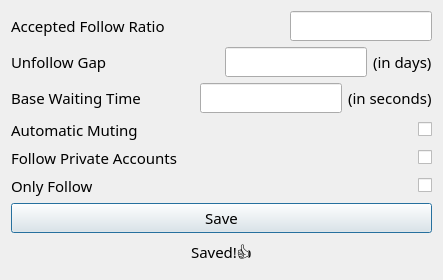
<?xml version="1.0" encoding="UTF-8"?>
<ui version="4.0">
 <class>Preferences</class>
 <widget class="QDialog" name="Preferences">
  <property name="geometry">
   <rect>
    <x>0</x>
    <y>0</y>
    <width>443</width>
    <height>288</height>
   </rect>
  </property>
  <property name="sizePolicy">
   <sizepolicy hsizetype="Fixed" vsizetype="Fixed">
    <horstretch>0</horstretch>
    <verstretch>0</verstretch>
   </sizepolicy>
  </property>
  <property name="windowTitle">
   <string>Preferences</string>
  </property>
  <layout class="QVBoxLayout" name="verticalLayout_2">
   <property name="sizeConstraint">
    <enum>QLayout::SetFixedSize</enum>
   </property>
   <item>
    <layout class="QVBoxLayout" name="preferencesForm">
     <item>
      <layout class="QHBoxLayout" name="acceptedFollowRatio">
       <property name="sizeConstraint">
        <enum>QLayout::SetDefaultConstraint</enum>
       </property>
       <item>
        <widget class="QLabel" name="acceptedFollowRatioLabel">
         <property name="sizePolicy">
          <sizepolicy hsizetype="Preferred" vsizetype="Fixed">
           <horstretch>0</horstretch>
           <verstretch>0</verstretch>
          </sizepolicy>
         </property>
         <property name="font">
          <font>
           <family>Titillium Web</family>
           <pointsize>11</pointsize>
          </font>
         </property>
         <property name="text">
          <string>Accepted Follow Ratio</string>
         </property>
        </widget>
       </item>
       <item>
        <widget class="QLabel" name="acceptedFollowRatioInfo">
         <property name="sizePolicy">
          <sizepolicy hsizetype="Fixed" vsizetype="Fixed">
           <horstretch>2</horstretch>
           <verstretch>2</verstretch>
          </sizepolicy>
         </property>
         <property name="minimumSize">
          <size>
           <width>2</width>
           <height>2</height>
          </size>
         </property>
         <property name="maximumSize">
          <size>
           <width>15</width>
           <height>15</height>
          </size>
         </property>
         <property name="toolTip">
          <string>&lt;html&gt;&lt;head/&gt;&lt;body&gt;&lt;p&gt;Only follows/likes if n(following)/n(followers) is greater than the specified value!&lt;/p&gt;&lt;p&gt;(Greater this is, more likely they would follow back!)&lt;/p&gt;&lt;/body&gt;&lt;/html&gt;</string>
         </property>
         <property name="toolTipDuration">
          <number>-1</number>
         </property>
         <property name="text">
          <string/>
         </property>
         <property name="pixmap">
          <pixmap>C:/Users/Gayan/Downloads/info_FILL0_wght300_GRAD200_opsz24.png</pixmap>
         </property>
         <property name="scaledContents">
          <bool>true</bool>
         </property>
        </widget>
       </item>
       <item>
        <spacer name="acceptedFollowRatioSpacer">
         <property name="orientation">
          <enum>Qt::Horizontal</enum>
         </property>
         <property name="sizeHint" stdset="0">
          <size>
           <width>40</width>
           <height>20</height>
          </size>
         </property>
        </spacer>
       </item>
       <item>
        <widget class="QLineEdit" name="acceptedFollowRatioInput">
         <property name="font">
          <font>
           <family>Titillium Web</family>
           <pointsize>11</pointsize>
          </font>
         </property>
        </widget>
       </item>
      </layout>
     </item>
     <item>
      <layout class="QHBoxLayout" name="unfollowGap">
       <property name="sizeConstraint">
        <enum>QLayout::SetFixedSize</enum>
       </property>
       <item>
        <widget class="QLabel" name="unfollowGapLabel">
         <property name="sizePolicy">
          <sizepolicy hsizetype="Preferred" vsizetype="Fixed">
           <horstretch>0</horstretch>
           <verstretch>0</verstretch>
          </sizepolicy>
         </property>
         <property name="font">
          <font>
           <family>Titillium Web</family>
           <pointsize>11</pointsize>
          </font>
         </property>
         <property name="text">
          <string>Unfollow Gap</string>
         </property>
        </widget>
       </item>
       <item>
        <widget class="QLabel" name="unfollowGapInfo">
         <property name="sizePolicy">
          <sizepolicy hsizetype="Fixed" vsizetype="Fixed">
           <horstretch>2</horstretch>
           <verstretch>2</verstretch>
          </sizepolicy>
         </property>
         <property name="minimumSize">
          <size>
           <width>2</width>
           <height>2</height>
          </size>
         </property>
         <property name="maximumSize">
          <size>
           <width>15</width>
           <height>15</height>
          </size>
         </property>
         <property name="toolTip">
          <string>Time to wait before unfollowing a user if they don't follow you back!</string>
         </property>
         <property name="toolTipDuration">
          <number>-1</number>
         </property>
         <property name="text">
          <string/>
         </property>
         <property name="pixmap">
          <pixmap>C:/Users/Gayan/Downloads/info_FILL0_wght300_GRAD200_opsz24.png</pixmap>
         </property>
         <property name="scaledContents">
          <bool>true</bool>
         </property>
        </widget>
       </item>
       <item>
        <spacer name="unfollowGapSpacer_1">
         <property name="orientation">
          <enum>Qt::Horizontal</enum>
         </property>
         <property name="sizeHint" stdset="0">
          <size>
           <width>40</width>
           <height>20</height>
          </size>
         </property>
        </spacer>
       </item>
       <item>
        <widget class="QLineEdit" name="unfollowGapInput">
         <property name="minimumSize">
          <size>
           <width>0</width>
           <height>25</height>
          </size>
         </property>
         <property name="font">
          <font>
           <family>Titillium Web</family>
           <pointsize>11</pointsize>
          </font>
         </property>
         <property name="inputMethodHints">
          <set>Qt::ImhNone</set>
         </property>
         <property name="inputMask">
          <string/>
         </property>
         <property name="echoMode">
          <enum>QLineEdit::Normal</enum>
         </property>
         <property name="placeholderText">
          <string/>
         </property>
        </widget>
       </item>
       <item>
        <widget class="QLabel" name="unfollowGapUnit">
         <property name="font">
          <font>
           <family>Titillium Web</family>
           <pointsize>11</pointsize>
          </font>
         </property>
         <property name="text">
          <string>(in days)</string>
         </property>
        </widget>
       </item>
      </layout>
     </item>
     <item>
      <layout class="QHBoxLayout" name="baseWaitingTime">
       <property name="sizeConstraint">
        <enum>QLayout::SetFixedSize</enum>
       </property>
       <item>
        <widget class="QLabel" name="baseWaitingTimeLabel">
         <property name="sizePolicy">
          <sizepolicy hsizetype="Preferred" vsizetype="Fixed">
           <horstretch>0</horstretch>
           <verstretch>0</verstretch>
          </sizepolicy>
         </property>
         <property name="font">
          <font>
           <family>Titillium Web</family>
           <pointsize>11</pointsize>
          </font>
         </property>
         <property name="text">
          <string>Base Waiting Time</string>
         </property>
        </widget>
       </item>
       <item>
        <widget class="QLabel" name="baseWaitingTimeInfo">
         <property name="sizePolicy">
          <sizepolicy hsizetype="Fixed" vsizetype="Fixed">
           <horstretch>2</horstretch>
           <verstretch>2</verstretch>
          </sizepolicy>
         </property>
         <property name="minimumSize">
          <size>
           <width>2</width>
           <height>2</height>
          </size>
         </property>
         <property name="maximumSize">
          <size>
           <width>15</width>
           <height>15</height>
          </size>
         </property>
         <property name="toolTip">
          <string>&lt;html&gt;&lt;head/&gt;&lt;body&gt;&lt;p&gt;Approximate waiting time period till an element appears!&lt;/p&gt;&lt;p&gt;(find a sweet spot that suits your connection speed)&lt;/p&gt;&lt;/body&gt;&lt;/html&gt;</string>
         </property>
         <property name="toolTipDuration">
          <number>-1</number>
         </property>
         <property name="text">
          <string/>
         </property>
         <property name="pixmap">
          <pixmap>C:/Users/Gayan/Downloads/info_FILL0_wght300_GRAD200_opsz24.png</pixmap>
         </property>
         <property name="scaledContents">
          <bool>true</bool>
         </property>
        </widget>
       </item>
       <item>
        <spacer name="baseWaitingTimeSpacer">
         <property name="orientation">
          <enum>Qt::Horizontal</enum>
         </property>
         <property name="sizeHint" stdset="0">
          <size>
           <width>40</width>
           <height>20</height>
          </size>
         </property>
        </spacer>
       </item>
       <item>
        <widget class="QLineEdit" name="baseWaitingTimeInput">
         <property name="font">
          <font>
           <family>Titillium Web</family>
           <pointsize>11</pointsize>
          </font>
         </property>
        </widget>
       </item>
       <item>
        <widget class="QLabel" name="baseWaitingTimeUnit">
         <property name="font">
          <font>
           <family>Titillium Web</family>
           <pointsize>11</pointsize>
          </font>
         </property>
         <property name="text">
          <string>(in seconds)</string>
         </property>
        </widget>
       </item>
      </layout>
     </item>
     <item>
      <layout class="QHBoxLayout" name="automaticMuting">
       <property name="sizeConstraint">
        <enum>QLayout::SetFixedSize</enum>
       </property>
       <item>
        <widget class="QLabel" name="automaticMutingLabel">
         <property name="sizePolicy">
          <sizepolicy hsizetype="Preferred" vsizetype="Fixed">
           <horstretch>0</horstretch>
           <verstretch>0</verstretch>
          </sizepolicy>
         </property>
         <property name="font">
          <font>
           <family>Titillium Web</family>
           <pointsize>11</pointsize>
          </font>
         </property>
         <property name="text">
          <string>Automatic Muting</string>
         </property>
        </widget>
       </item>
       <item>
        <spacer name="automaticMutingSpacer">
         <property name="orientation">
          <enum>Qt::Horizontal</enum>
         </property>
         <property name="sizeHint" stdset="0">
          <size>
           <width>40</width>
           <height>20</height>
          </size>
         </property>
        </spacer>
       </item>
       <item>
        <widget class="QCheckBox" name="automaticMutingCheckbox">
         <property name="font">
          <font>
           <family>Titillium Web</family>
           <pointsize>11</pointsize>
          </font>
         </property>
         <property name="text">
          <string/>
         </property>
         <property name="checked">
          <bool>false</bool>
         </property>
        </widget>
       </item>
      </layout>
     </item>
     <item>
      <layout class="QHBoxLayout" name="followPrivateAccounts">
       <property name="sizeConstraint">
        <enum>QLayout::SetFixedSize</enum>
       </property>
       <item>
        <widget class="QLabel" name="followPrivateAccountsLabel">
         <property name="sizePolicy">
          <sizepolicy hsizetype="Preferred" vsizetype="Fixed">
           <horstretch>0</horstretch>
           <verstretch>0</verstretch>
          </sizepolicy>
         </property>
         <property name="font">
          <font>
           <family>Titillium Web</family>
           <pointsize>11</pointsize>
          </font>
         </property>
         <property name="text">
          <string>Follow Private Accounts</string>
         </property>
        </widget>
       </item>
       <item>
        <spacer name="followPrivateAccountsSpacer">
         <property name="orientation">
          <enum>Qt::Horizontal</enum>
         </property>
         <property name="sizeHint" stdset="0">
          <size>
           <width>40</width>
           <height>20</height>
          </size>
         </property>
        </spacer>
       </item>
       <item>
        <widget class="QCheckBox" name="followPrivateAccountsCheckbox">
         <property name="font">
          <font>
           <family>Titillium Web</family>
           <pointsize>11</pointsize>
          </font>
         </property>
         <property name="text">
          <string/>
         </property>
        </widget>
       </item>
      </layout>
     </item>
     <item>
      <layout class="QHBoxLayout" name="onlyFollow">
       <property name="sizeConstraint">
        <enum>QLayout::SetFixedSize</enum>
       </property>
       <item>
        <widget class="QLabel" name="onlyFollowLabel">
         <property name="sizePolicy">
          <sizepolicy hsizetype="Preferred" vsizetype="Fixed">
           <horstretch>0</horstretch>
           <verstretch>0</verstretch>
          </sizepolicy>
         </property>
         <property name="font">
          <font>
           <family>Titillium Web</family>
           <pointsize>11</pointsize>
          </font>
         </property>
         <property name="text">
          <string>Only Follow</string>
         </property>
        </widget>
       </item>
       <item>
        <spacer name="onlyFollowSpacer">
         <property name="orientation">
          <enum>Qt::Horizontal</enum>
         </property>
         <property name="sizeHint" stdset="0">
          <size>
           <width>40</width>
           <height>20</height>
          </size>
         </property>
        </spacer>
       </item>
       <item>
        <widget class="QCheckBox" name="onlyFollowCheckbox">
         <property name="font">
          <font>
           <family>Titillium Web</family>
           <pointsize>11</pointsize>
          </font>
         </property>
         <property name="text">
          <string/>
         </property>
        </widget>
       </item>
      </layout>
     </item>
    </layout>
   </item>
   <item>
    <widget class="QPushButton" name="saveBtn">
     <property name="minimumSize">
      <size>
       <width>0</width>
       <height>30</height>
      </size>
     </property>
     <property name="font">
      <font>
       <family>Titillium Web</family>
       <pointsize>11</pointsize>
      </font>
     </property>
     <property name="text">
      <string>Save</string>
     </property>
    </widget>
   </item>
   <item>
    <widget class="QLabel" name="savedMessageLabel">
     <property name="sizePolicy">
      <sizepolicy hsizetype="Preferred" vsizetype="Fixed">
       <horstretch>0</horstretch>
       <verstretch>0</verstretch>
      </sizepolicy>
     </property>
     <property name="minimumSize">
      <size>
       <width>0</width>
       <height>30</height>
      </size>
     </property>
     <property name="maximumSize">
      <size>
       <width>16777215</width>
       <height>30</height>
      </size>
     </property>
     <property name="font">
      <font>
       <family>Titillium Web</family>
       <pointsize>11</pointsize>
      </font>
     </property>
     <property name="text">
      <string>Saved!👍</string>
     </property>
     <property name="alignment">
      <set>Qt::AlignCenter</set>
     </property>
    </widget>
   </item>
  </layout>
 </widget>
 <resources/>
 <connections/>
</ui>
